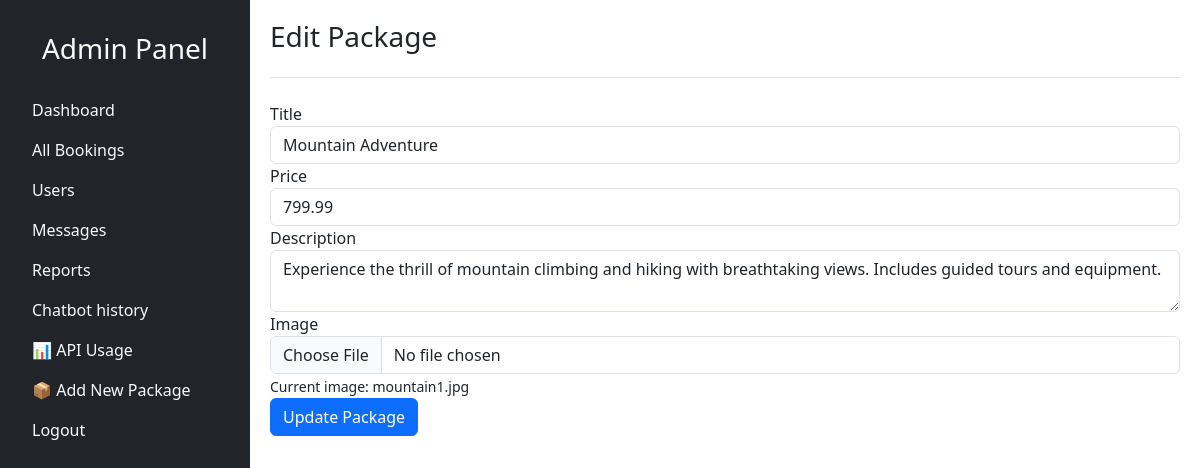
Page /admin_setup/package/edit_package.php?id=2 (signed in) on the committed database.
### tables this page shows
CREATE TABLE packages (
    id INT AUTO_INCREMENT PRIMARY KEY,
    title VARCHAR(255) NOT NULL,
    description TEXT NOT NULL,
    price DECIMAL(10,2) NOT NULL,
    image VARCHAR(255),
    created_at TIMESTAMP DEFAULT CURRENT_TIMESTAMP,
    updated_at TIMESTAMP DEFAULT CURRENT_TIMESTAMP ON UPDATE CURRENT_TIMESTAMP,
    INDEX idx_title (title),
    INDEX idx_price (price)
);

### admin_setup/package/edit_package.php (the view, shortened to what this page needs)
<?php
include('../../database/db_connect.php');
$id = $_GET['id'];
try {
    $sql = "SELECT * FROM packages WHERE id = :id";
    $stmt = $pdo->prepare($sql);
    $stmt->bindParam(':id', $id);
    $stmt->execute();
    $package = $stmt->fetch(PDO::FETCH_ASSOC);
} catch (PDOException $e) {
    die("Error fetching package details: " . $e->getMessage());
}
 include '../component/nav_admin.php';
?>
<div class="main-content flex-grow-1 p-4">
    <div class="header mb-4">
        <h1 class="h3">Edit Package</h1>
    </div>
    <form action="update_package_process.php" method="POST" enctype="multipart/form-data">
        <div class="form-group">
            <label for="title">Title</label>
            <input type="text" name="title" id="title" class="form-control" value="<?php echo htmlspecialchars($package['title']); ?>" required>
        </div>
        <div class="form-group">
            <label for="price">Price</label>
            <input type="number" name="price" id="price" class="form-control" value="<?php echo htmlspecialchars($package['price']); ?>" required>
        </div>
        <div class="form-group">
            <label for="description">Description</label>
            <textarea name="description" id="description" class="form-control"><?php echo htmlspecialchars($package['description']); ?></textarea>
        </div>
        <div class="form-group">
            <label for="image">Image</label>
            <input type="file" name="image" id="image" class="form-control">
            <small>Current image: <?php echo htmlspecialchars($package['image']); ?></small>
        </div>
        <button type="submit" class="btn btn-primary">Update Package</button>
    </form>
</div>

### css/admin.css (style rules this page uses)
html, body { height: 100%; margin: 0; }
.main-content { margin-left: 250px !important; width: calc(100% - 250px) !important; min-height: 100vh; }
.main-content { padding: 20px !important; }
.header { border-bottom: 1px solid #dee2e6; padding-bottom: 15px; }

### rows in the picture
packages: title "Mountain Adventure", price "799.99", description "Experience the thrill of mountain climbing and hiking with breathtaking views. Includes guided tours and equipment.", image "mountain1.jpg"
